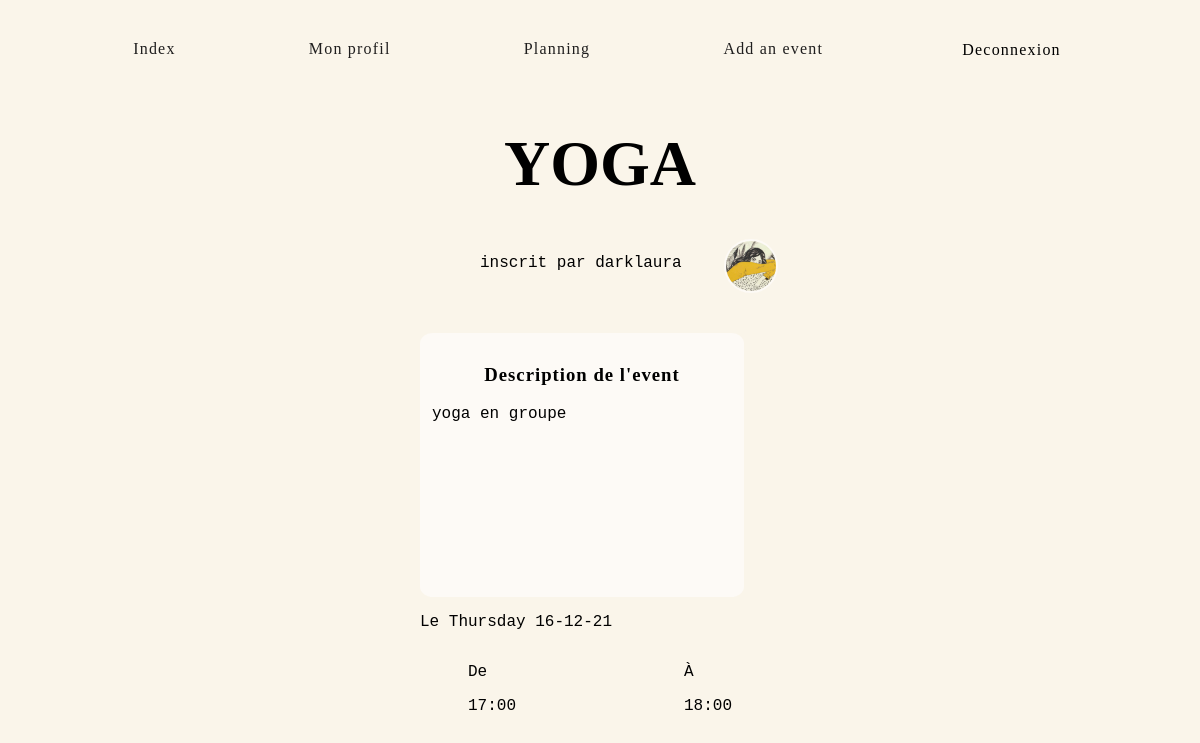
Page /reservation.php?val=38 (signed in) on the committed database.
### tables this page shows
CREATE TABLE `reservations` (
  `id` int(11) NOT NULL,
  `titre` varchar(255) NOT NULL,
  `description` text NOT NULL,
  `debut` datetime NOT NULL,
  `fin` datetime NOT NULL,
  `id_utilisateur` int(11) NOT NULL,
  `type_activité` varchar(255) NOT NULL
);

CREATE TABLE `utilisateurs` (
  `id` int(11) NOT NULL,
  `login` varchar(255) NOT NULL,
  `password` varchar(255) NOT NULL,
  `imgprofil` varchar(255) NOT NULL
);

### reservation.php (the view, shortened to what this page needs)
<?php
$connect = mysqli_connect('localhost', 'root', '', 'reservationsalles');
mysqli_set_charset($connect,"utf8");
if(!isset($_SESSION['login'])){
    header('Location:index.php');
}else {
    $queryReservation = mysqli_query($connect, "SELECT utilisateurs.login, utilisateurs.imgprofil, reservations.id, reservations.titre, reservations.debut, reservations.fin, reservations.type_activité, reservations.description FROM `utilisateurs` INNER JOIN reservations ON id_utilisateur=utilisateurs.id WHERE reservations.id = '".@$_GET['val']."'");
    $fetchReservation = mysqli_fetch_assoc($queryReservation);
    @$debut = $fetchReservation['debut'];
    @$fin = $fetchReservation['fin'];
    @$deb = strtotime($debut);
    @$fi = strtotime($fin);
    $jDebut = date("l d-m-y",$deb);
    $hDebut = date("H:00",$deb);
    $hFin = date("H:00",$fi);
}
?>
<!DOCTYPE html>
<html lang="en">
<head>
    <link href="style.css" rel="stylesheet">
</head>
<body>
    <header>
        <section class="navbar">
            <a id="rose" href="index.php"><p>Index</p></a>
            <a id="bleu" href="profil.php"><p>Mon profil</p></a>
            <a id="violet" href="planning.php"><p>Planning</p></a>
            <a id="jaune" href="reservation-form.php"><p>Add an event</p></a>
            <form action="deconnexion.php" method="post">
                <button class="boutondeco" type="submit" name="deco">Deconnexion</button>
            </form>
        </section>
    </header>
    <main>
        <article id="booksinfo">
                <h2><?php echo strtoupper($fetchReservation['titre']); ?></h2>
            <div id="eventby">inscrit par <?php echo @$fetchReservation['login']; ?>
            <span id="imgreservation">
            <?php if(@!$fetchReservation['imgprofil']){ ?>
                  <img class="imgprofil" src="Uploads/default.png" alt="Profile picture" class='profil' width="50px" height="50px">
            <?php }else {
              ?>
                <img class="imgprofil" src="Uploads/<?php echo $fetchReservation['imgprofil']; ?>" alt="Profile picture" class='profil' width="50px" height="50px">
          <?php } ?>
            </span>
            </div>
            <div id="eventdescri">
                <h3>Description de l'event</h3>
                <?php echo $fetchReservation['description']; ?>
            </div>
                <div id="jour">
                    <p>Le</p>
                    <div id="echo"><p><?php echo $jDebut;?></p></div>
                </div>
                <div id="time">
                    <div id="debut">
                        <p>De</p>
                        <div><?php echo $hDebut; ?></div>
                    </div>
                    <div id="fin">
                        <p>À</p>
                        <div><?php echo $hFin; ?></div>
                    </div>
                </div>
        </article>
    </main>
</body>
</html>

### style.css (style rules this page uses)
body { margin : 0; padding : 0; background-color: #faf5ea; font-family: 'Courier New', Courier, monospace; }
a { outline: none; text-decoration: none; color: rgb(31, 30, 30); }
.navbar { display: flex; flex-direction: row; justify-content: space-evenly; }
.navbar a { margin-top: 3vh; font-family: GothicMedium; letter-spacing: 0.1vw; }
button { border:none; background-color: #faf5ea; font-family: GothicMedium; font-size: 1em; letter-spacing: 0.1vw; cursor: pointer; margin-top: 5vh; }
h3 { font-family: GothicMedium; letter-spacing: 1px; }
.imgprofil { border-radius: 50%; border: 2px solid #FDFAF6; float: left; shape-outside: circle(); margin-right: 7%; }
#booksinfo { display: flex; flex-direction: column; width: 50vw; margin-left: 25vw; }
h2 { position: relative; font-family: GothicMedium; font-size: 4em; text-align: center; }
#eventby { display: flex; flex-direction: row; margin-left: 30%; }
#imgreservation { margin-top: -15px; margin-left: 10%; }
#eventdescri { background-color: #FDFAF6; margin-top: 5vh; width: 25vw; height: 30vh; padding: 2%; border-radius: 4%; margin-left: 10vw; }
h3 { text-align: center; font-family: GothicLight; }
#jour { display: flex; flex-direction: row; margin-left: 10vw; }
#echo { margin-left: 2%; }
#time { display: flex; flex-direction: row; justify-content: space-evenly; }

### reservation.php (style rules this page uses)
h2::before { transform: scaleX(0); transform-origin: bottom right; }
h2::before { content: " "; display: block; position: absolute; inset: 0 0 0 0; background-color: #D5ECC2; z-index: -1; transition: transform .3s ease; }

### rows in the picture
reservations: titre "YOGA", id_utilisateur.login "darklaura", id_utilisateur.imgprofil (picture), description "yoga en groupe", debut "Thursday 16-12-21", debut "17:00", fin "18:00"
